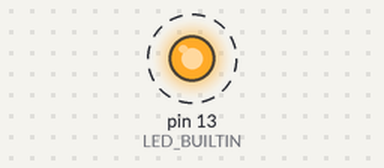
This sketch was run on a simulated Arduino Uno, built with avr-gcc and run on an emulated ATmega328P. Parts: output pins drawn as LEDs (lit = HIGH). Dashed ring = blinking.

Above: at 0.05 s.
Timing chart, 0 to 3.0 s (numbered marks = the images above):
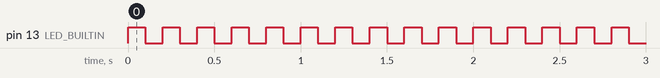

Measured:
- by itself, pin 13 (LED_BUILTIN): alternates HIGH for 0.10 s and LOW for 0.10 s

The sketch:

BlinkDebug.ino
```cpp
#include <Arduino.h>

void setup() {
  pinMode(LED_BUILTIN, OUTPUT);
}

void loop() {
  volatile int a=0;
  a=1;
  digitalWrite(LED_BUILTIN, HIGH);
  delay(100);
  a=0;
  digitalWrite(LED_BUILTIN, LOW);
  delay(100);
}
```
